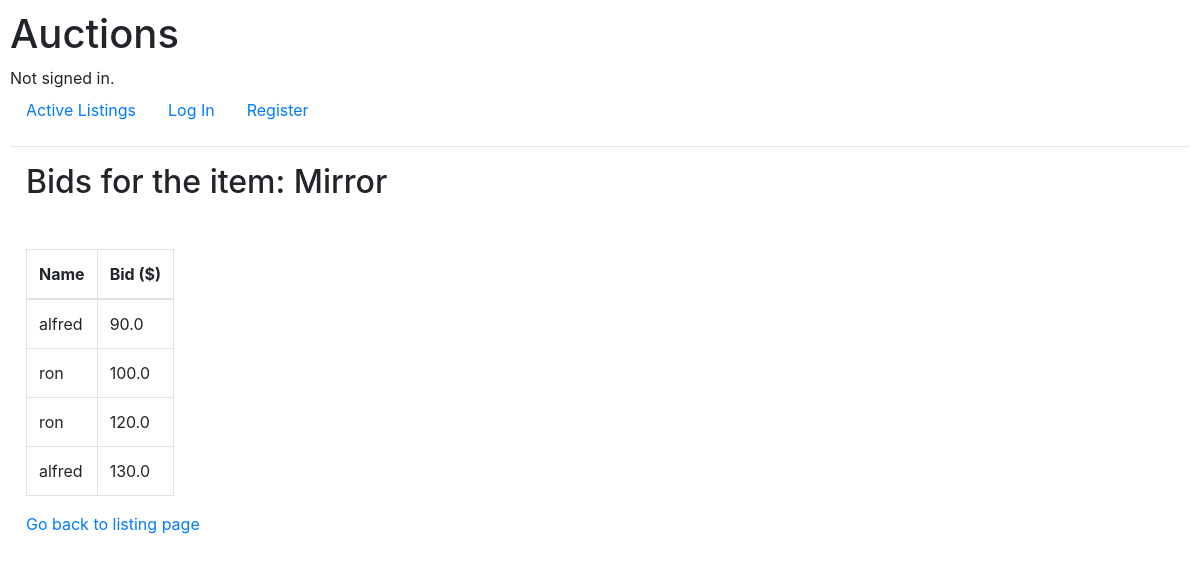
Screenshot of /listing/2/bidsDetails with the database file from the repository.
### auctions/models.py (models this page shows, shortened)
class Listing(models.Model):
    creator_id = models.ForeignKey(User, on_delete=models.CASCADE, related_name="listing_items")
    title = models.CharField(max_length=20)
    description = models.TextField(max_length=200)
    initial_bid = models.FloatField()
    image_url = models.URLField()
    category = models.CharField(choices=CATEGORIES, max_length=20)
    is_closed = models.BooleanField(default=False)
    watchlist_users = models.ManyToManyField(User, blank=True, related_name="watchlist")
    def __str__(self):
        return f"{self.title}"

class Bid(models.Model):
    user_id = models.ForeignKey(User, on_delete=models.CASCADE, related_name="biddings")
    listing_id = models.ForeignKey(Listing, on_delete=models.CASCADE, related_name="biddings")
    bid_value = models.FloatField()

class User(AbstractUser):
    pass

### auctions/views.py (the view)
# urls.py: path("listing/<int:listing_id>/bidsDetails", views.bids_details, name="bids_details"),
def bids_details(request, listing_id):
    current_listing = Listing.objects.get(id=listing_id)
    biddings = current_listing.biddings.all()
    return render(request, "auctions/bids_details.html", {
        "current_listing": current_listing,
        "biddings": biddings
    })

### auctions/templates/auctions/bids_details.html
{% extends "auctions/layout.html" %}
{% block body %}
    <h2 class="mb-5 ml-3">Bids for the item: {{ current_listing }}</h2>
    <table class="table table-bordered table-hover w-auto ml-3">
        <thead>
            <tr>
                <th scope="col">Name</th>
                <th scope="col">Bid ($)</th>
            </tr>
        </thead>
        <tbody>
            {% for bidding in biddings %}
                <tr>
                    <td>{{bidding.user_id}}</td>
                    <td>{{bidding.bid_value}}</td>
                </tr>
            {% endfor %}
        </tbody>
    </table>
    <a href="{% url 'auctions:listing_page' current_listing.id %}" class="ml-3">Go back to listing page</a>
{% endblock %}

### auctions/static/auctions/styles.css (style rules this page uses)
body { padding: 10px; }

### rows the page displays
Listing: title "Mirror"
Bid: user_id "alfred", bid_value "90.0"
Bid: user_id "ron", bid_value "100.0"
Bid: user_id "ron", bid_value "120.0"
Bid: user_id "alfred", bid_value "130.0"
